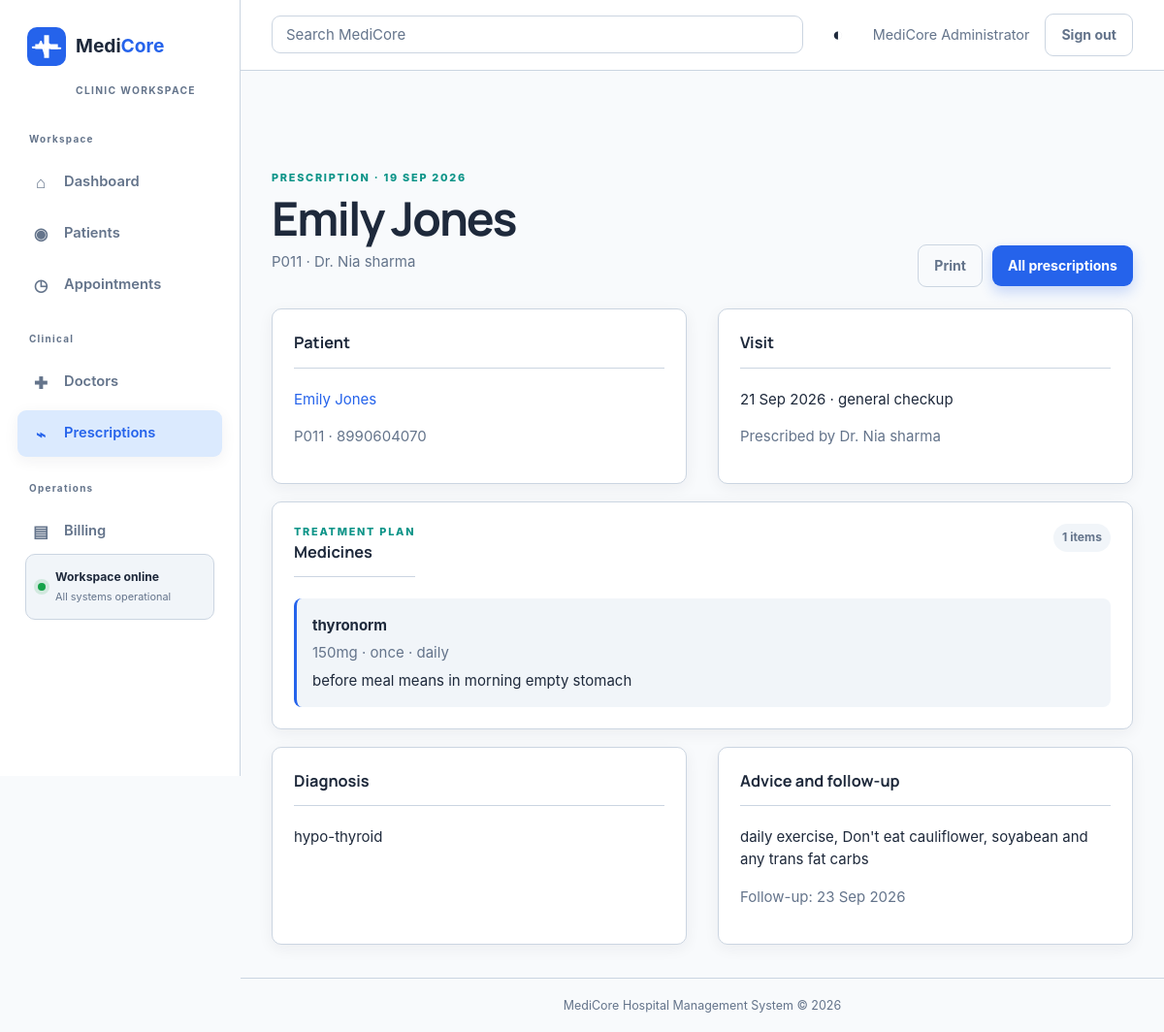
Page /prescriptions/2 (signed in) on the committed database.
### app/models.py (models this page shows, shortened)
class User(UserMixin, db.Model):
    id = db.Column(db.Integer, primary_key=True)
    full_name = db.Column(db.String(120), nullable=False)
    username = db.Column(db.String(80), unique=True, nullable=False, index=True)
    email = db.Column(db.String(120), unique=True, nullable=False, index=True)
    password_hash = db.Column(db.String(255), nullable=False)
    role = db.Column(db.String(20), nullable=False, default="receptionist")
    is_active = db.Column(db.Boolean, nullable=False, default=True)
    failed_login_count = db.Column(db.Integer, nullable=False, default=0)
    locked_until = db.Column(db.DateTime)
    last_login_at = db.Column(db.DateTime)
    created_at = db.Column(db.DateTime, nullable=False, default=datetime.utcnow)

class Prescription(db.Model):
    id = db.Column(db.Integer, primary_key=True)
    appointment_id = db.Column(db.Integer, db.ForeignKey("appointment.id"), nullable=False)
    patient_id = db.Column(db.Integer, db.ForeignKey("patient.id"), nullable=False)
    doctor_id = db.Column(db.Integer, db.ForeignKey("doctor.id"), nullable=False)
    diagnosis = db.Column(db.Text)
    advice = db.Column(db.Text)
    follow_up_date = db.Column(db.Date)
    created_at = db.Column(db.DateTime, nullable=False, default=datetime.utcnow)
    appointment = db.relationship("Appointment", backref=db.backref("prescription", uselist=False))
    patient = db.relationship("Patient", backref="prescriptions")
    doctor = db.relationship("Doctor", backref="prescriptions")
    prescription_items = db.relationship("PrescriptionItem", backref="prescription", cascade="all, delete-orphan")

class Patient(db.Model):
    id = db.Column(db.Integer, primary_key=True)
    patient_code = db.Column(db.String(20), unique=True, nullable=False, index=True)
    first_name = db.Column(db.String(80), nullable=False)
    last_name = db.Column(db.String(80), nullable=False)
    dob = db.Column(db.Date, nullable=False)
    gender = db.Column(db.String(20), nullable=False)
    blood_group = db.Column(db.String(10))
    phone = db.Column(db.String(10), nullable=False)
    email = db.Column(db.String(120))
    address = db.Column(db.Text)
    registration_date = db.Column(db.Date)
    insurance_provider = db.Column(db.String(120))
    insurance_number = db.Column(db.String(80))
    emergency_contact_name = db.Column(db.String(120))
    emergency_contact_phone = db.Column(db.String(10))
    allergies = db.Column(db.Text)
    created_at = db.Column(db.DateTime, nullable=False, default=datetime.utcnow)
    @property
    def full_name(self):
        return f"{self.first_name} {self.last_name}"

class Doctor(db.Model):
    id = db.Column(db.Integer, primary_key=True)
    user_id = db.Column(db.Integer, db.ForeignKey("user.id"), nullable=True)
    full_name = db.Column(db.String(120), nullable=False)
    specialization = db.Column(db.String(100), nullable=False)
    qualification = db.Column(db.String(120))
    phone = db.Column(db.String(10))
    email = db.Column(db.String(120))
    years_experience = db.Column(db.Integer)
    hospital_branch = db.Column(db.String(120))
    consultation_fee = db.Column(db.Numeric(10, 2), nullable=False, default=Decimal("0.00"))
    available_days = db.Column(db.String(40), default="Mon,Tue,Wed,Thu,Fri")
    available_from = db.Column(db.Time)
    available_to = db.Column(db.Time)
    status = db.Column(db.String(20), nullable=False, default="active")
    photo_url = db.Column(db.String(500))
    bio = db.Column(db.Text)
    user = db.relationship("User", backref="doctor_profile")

class Appointment(db.Model):
    id = db.Column(db.Integer, primary_key=True)
    patient_id = db.Column(db.Integer, db.ForeignKey("patient.id"), nullable=False)
    doctor_id = db.Column(db.Integer, db.ForeignKey("doctor.id"), nullable=False)
    appointment_date = db.Column(db.Date, nullable=False)
    appointment_time = db.Column(db.Time, nullable=False)
    reason = db.Column(db.Text)
    status = db.Column(db.String(20), nullable=False, default="scheduled")
    notes = db.Column(db.Text)
    created_by = db.Column(db.Integer, db.ForeignKey("user.id"), nullable=False)
    created_at = db.Column(db.DateTime, nullable=False, default=datetime.utcnow)
    patient = db.relationship("Patient", backref="appointments")
    doctor = db.relationship("Doctor", backref="appointments")
    creator = db.relationship("User", backref="created_appointments")

class PrescriptionItem(db.Model):
    id = db.Column(db.Integer, primary_key=True)
    prescription_id = db.Column(db.Integer, db.ForeignKey("prescription.id"), nullable=False)
    medicine = db.Column(db.String(120), nullable=False)
    dosage = db.Column(db.String(80))
    frequency = db.Column(db.String(80))
    duration = db.Column(db.String(80))
    instructions = db.Column(db.Text)

### app/routes/prescriptions.py (the view)
@prescriptions_bp.route("/<int:prescription_id>")
@permission_required("prescriptions.read")
def detail(prescription_id):
    prescription = db.get_or_404(Prescription, prescription_id)
    if current_user.role == "doctor":
        doctor = doctor_for_user()
        if not doctor or prescription.doctor_id != doctor.id:
            return "Forbidden", 403
    record_event("prescription_viewed", resource_type="prescription", resource_id=prescription.id)
    return render_template("prescriptions/detail.html", prescription=prescription)

### app/__init__.py (called while the page is built)
@login_manager.user_loader
def load_user(user_id):
    from app.models import User
    return db.session.get(User, int(user_id))

### app/security/audit.py (called while the page is built)
def record_event(action, *, resource_type=None, resource_id=None, success=True, context=None, commit=True):
    event = AuditEvent(
        user_id=current_user.id if current_user.is_authenticated else None,
        user_role=current_user.role if current_user.is_authenticated else None,
        action=action,
        resource_type=resource_type,
        resource_id=str(resource_id) if resource_id is not None else None,
        ip_address=request.remote_addr if has_request_context() else None,
        user_agent=(request.user_agent.string[:512] if has_request_context() else None),
        success=success,
        context=context[:500] if context else None,
    )
    db.session.add(event)
    if commit:
        db.session.commit()
    return event

### app/security/permissions.py (called while the page is built)
def has_permission(permission):
    return current_user.is_authenticated and permission in ROLE_PERMISSIONS.get(current_user.role, set())

def permission_required(permission):
    def decorator(view):
        @wraps(view)
        @login_required
        def wrapped(*args, **kwargs):
            if not has_permission(permission):
                abort(403)
            return view(*args, **kwargs)
        return wrapped
    return decorator

### app/templates/prescriptions/detail.html (shortened to what this page needs)
{% extends 'base.html' %}
{% block content %}
<div class="page-heading"><div><p class="eyebrow">Prescription · {{ prescription.created_at.strftime('%d %b %Y') }}</p><h1>{{ prescription.patient.full_name }}</h1><p class="muted">{{ prescription.patient.patient_code }} · {{ prescription.doctor.full_name }}</p></div><div class="header-actions"><a class="button button-quiet" href="{{ url_for('prescriptions.print_prescription', prescription_id=prescription.id) }}" target="_blank">Print</a><a class="button button-primary" href="{{ url_for('prescriptions.list_prescriptions') }}">All prescriptions</a></div></div>
<section class="prescription-meta detail-grid"><div class="form-section"><h2>Patient</h2><p><a href="{{ url_for('patients.detail', patient_id=prescription.patient.id) }}">{{ prescription.patient.full_name }}</a></p><p class="muted">{{ prescription.patient.patient_code }} · {{ prescription.patient.phone }}</p></div><div class="form-section"><h2>Visit</h2><p>{{ prescription.appointment.appointment_date.strftime('%d %b %Y') }} · {{ prescription.appointment.reason or 'Completed visit' }}</p><p class="muted">Prescribed by {{ prescription.doctor.full_name }}</p></div></section>
<section class="form-section prescription-card"><div class="section-heading"><div><p class="eyebrow">Treatment plan</p><h2>Medicines</h2></div><span class="invoice-count">{{ prescription.prescription_items|length }} items</span></div><div class="medicine-display">{% for item in prescription.prescription_items %}<article class="medicine-display-row"><div><strong>{{ item.medicine }}</strong><p class="muted">{{ item.dosage or 'Dosage not specified' }}{% if item.frequency %} · {{ item.frequency }}{% endif %}{% if item.duration %} · {{ item.duration }}{% endif %}</p>{% if item.instructions %}<p>{{ item.instructions }}</p>{% endif %}</div></article>{% endfor %}</div></section>
<section class="detail-grid"><div class="form-section"><h2>Diagnosis</h2><p>{{ prescription.diagnosis or 'No diagnosis recorded.' }}</p></div><div class="form-section"><h2>Advice and follow-up</h2><p>{{ prescription.advice or 'No additional advice recorded.' }}</p><p class="muted">Follow-up: {{ prescription.follow_up_date.strftime('%d %b %Y') if prescription.follow_up_date else 'Not scheduled' }}</p></div></section>
{% endblock %}

### app/templates/partials/_user_menu.html
{% if current_user.is_authenticated %}
  <span class="user-greeting">{{ current_user.full_name }}</span>
  <form method="post" action="{{ url_for('auth.logout') }}"><input type="hidden" name="csrf_token" value="{{ csrf_token() }}"><button class="button button-quiet" type="submit">Sign out</button></form>
{% endif %}

### rows in the picture
User: full_name "MediCore Administrator"
Prescription: created_at "19 SEP 2026", diagnosis "hypo-thyroid", advice "daily exercise, Don't eat cauliflower, soyabean and any trans fat carbs", follow_up_date "23 Sep 2026"
Patient: patient.full_name "Emily Jones", patient.patient_code "P011", patient.phone "8990604070"
Doctor: doctor.full_name "Dr. Nia sharma"
Appointment: appointment.appointment_date "21 Sep 2026", appointment "general checkup"
PrescriptionItem: medicine "thyronorm", dosage "150mg", frequency "once", duration "daily", instructions "before meal means in morning empty stomach"

### other values in the picture
{{ prescription.prescription_items|length }} "1"
{{ APP_NAME }} "MediCore"
